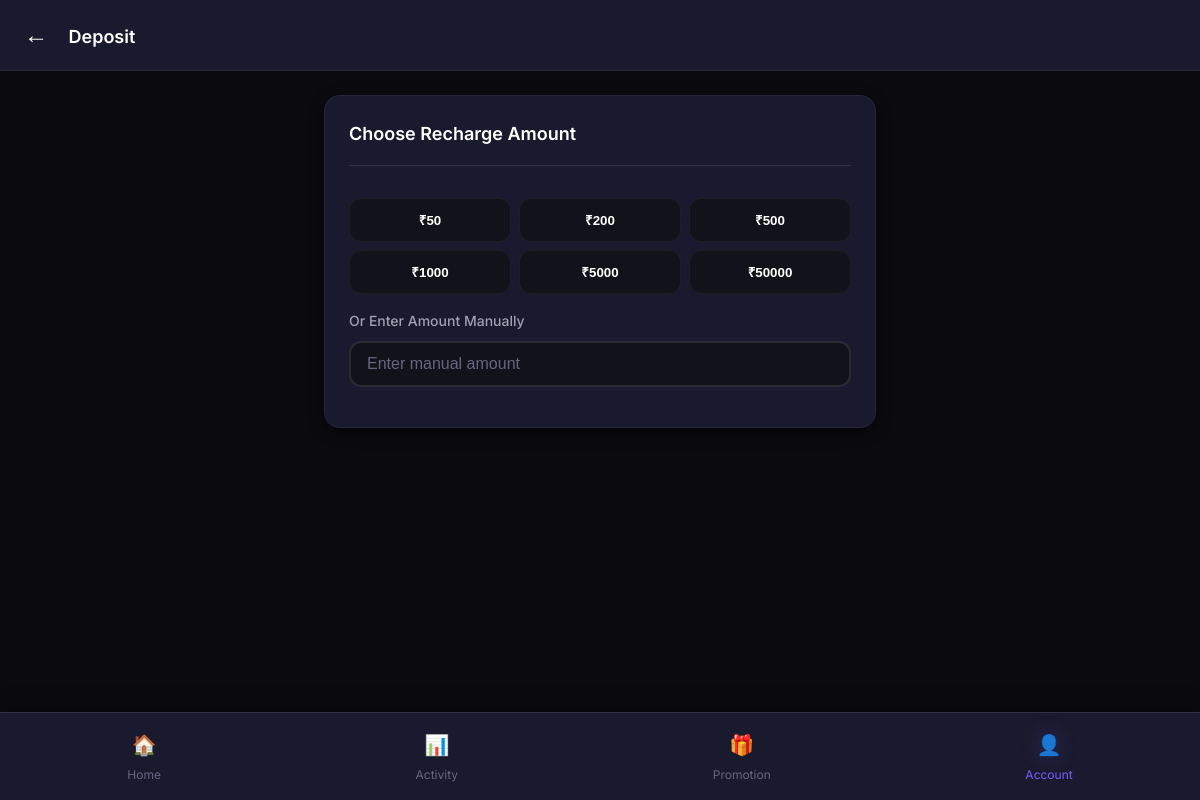
The page /wallet/recharge/ (signed in) on the database as committed earlier.
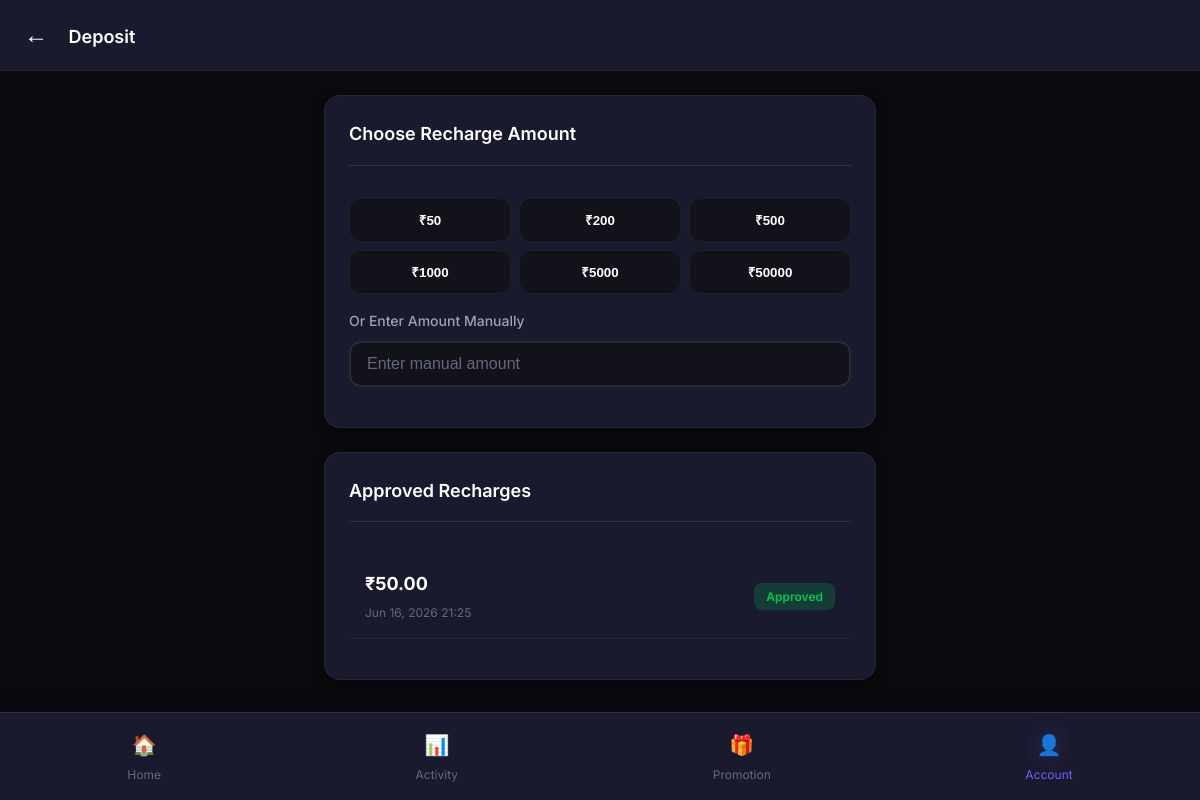
The same page on the database as committed later.
### wallet/models.py (models this page shows, shortened)
class Recharge(models.Model):
    STATUS_CHOICES = [
        ('pending', 'Pending'),
        ('approved', 'Approved'),
        ('rejected', 'Rejected'),
    ]
    user = models.ForeignKey(settings.AUTH_USER_MODEL, on_delete=models.CASCADE, related_name='recharges')
    amount = models.DecimalField(max_digits=10, decimal_places=2)
    utr_number = models.CharField(max_length=50)
    qr_code_used = models.CharField(max_length=200, blank=True)
    upi_id_used = models.CharField(max_length=100, blank=True)
    status = models.CharField(max_length=20, choices=STATUS_CHOICES, default='pending')
    processed_by = models.ForeignKey(
        settings.AUTH_USER_MODEL,
        on_delete=models.SET_NULL,
        null=True,
        blank=True,
        related_name='processed_recharges',
        limit_choices_to={'is_staff': True}
    )
    processed_at = models.DateTimeField(null=True, blank=True)
    rejection_reason = models.TextField(null=True, blank=True)
    created_at = models.DateTimeField(auto_now_add=True)
    updated_at = models.DateTimeField(auto_now=True)
    class Meta:
        ordering = ['-created_at']
        verbose_name_plural = 'Recharge Requests'

### wallet/views.py (the view, shortened to what this page needs)
# urls.py: path('recharge/', views.recharge_view, name='recharge'),
@login_required
def recharge_view(request):
    pending_recharges = Recharge.objects.filter(
        user=request.user,
        status='pending'
    ).order_by('-created_at')
    approved_recharges = Recharge.objects.filter(
        user=request.user,
        status='approved'
    ).order_by('-created_at')[:20]
    from core.models import PaymentSettings
    payment_settings = PaymentSettings.get_settings()
    context = {
        'pending_recharges': pending_recharges,
        'approved_recharges': approved_recharges,
        'payment_settings': payment_settings,
        'admin_upi': payment_settings.admin_upi_id,
        'admin_qr': payment_settings.admin_qr_image.url if payment_settings.admin_qr_image else '',
    }
    return render(request, 'wallet/recharge.html', context)

### core/context_processors.py (called while the page is built)
def site_settings(request):
    return {
        'SITE_NAME': 'Color Prediction',
        'SITE_SETTING': {
            'admin_upi': getattr(settings, 'ADMIN_UPI', 'Not configured'),
            'admin_qr': getattr(settings, 'ADMIN_QR', ''),
        },
        'GAME_SETTINGS': settings.GAME_SETTINGS,
    }

### core/models.py (called while the page is built)
    @classmethod
    def get_settings(cls):
        obj, _ = cls.objects.get_or_create(id=1)
        return obj

### templates/wallet/recharge.html (shortened to what this page needs)
{% extends 'base/base.html' %}
{% load static %}
{% block content %}
<div class="app-container">
    <header class="app-header">
        <div class="header-left">
            <a href="{% url 'wallet' %}" class="back-btn">←</a>
            <span class="page-title">Deposit</span>
        </div>
    </header>
    <main class="main-content">
        <div class="card">
            <div class="card-header">
                <span class="card-title">Choose Recharge Amount</span>
            </div>
            <div class="card-body">
                <div class="recharge-quick-amounts">
                    <button class="recharge-quick-btn" onclick="selectRechargeAmount(50)">₹50</button>
                    <button class="recharge-quick-btn" onclick="selectRechargeAmount(200)">₹200</button>
                    <button class="recharge-quick-btn" onclick="selectRechargeAmount(500)">₹500</button>
                    <button class="recharge-quick-btn" onclick="selectRechargeAmount(1000)">₹1000</button>
                    <button class="recharge-quick-btn" onclick="selectRechargeAmount(5000)">₹5000</button>
                    <button class="recharge-quick-btn" onclick="selectRechargeAmount(50000)">₹50000</button>
                </div>
                <div class="form-group" style="margin-bottom: 0;">
                    <label class="form-label">Or Enter Amount Manually</label>
                    <input type="number" id="amount" class="form-control" placeholder="Enter manual amount" min="1" oninput="onAmountInput()">
                </div>
            </div>
        </div>
        {% if approved_recharges %}
        <div class="card mt-3">
            <div class="card-header">
                <span class="card-title">Approved Recharges</span>
            </div>
            <div class="card-body">
                {% for recharge in approved_recharges %}
                <div class="history-item">
                    <div class="history-info">
                        <div class="history-amount">₹{{ recharge.amount }}</div>
                        <div class="history-date">{{ recharge.processed_at|date:"M d, Y H:i" }}</div>
                    </div>
                    <span class="status-badge success">Approved</span>
                </div>
                {% endfor %}
            </div>
        </div>
        {% endif %}
    </main>
    <nav class="bottom-nav">
        <a href="{% url 'game_home' %}" class="nav-item">
            <span class="nav-icon">🏠</span>
            <span>Home</span>
        </a>
        <a href="{% url 'my_bets' %}" class="nav-item">
            <span class="nav-icon">📊</span>
            <span>Activity</span>
        </a>
        <a href="{% url 'referral_dashboard' %}" class="nav-item">
            <span class="nav-icon">🎁</span>
            <span>Promotion</span>
        </a>
        <a href="{% url 'wallet' %}" class="nav-item active">
            <span class="nav-icon">👤</span>
            <span>Account</span>
        </a>
    </nav>
</div>
{% endblock %}

Rows that differ between the two databases and show on the page:
added Recharge: amount "50.00", processed_at "Jun 16, 2026 21:25"
Other text that changed with them:
text now shown: "Approved Recharges"
